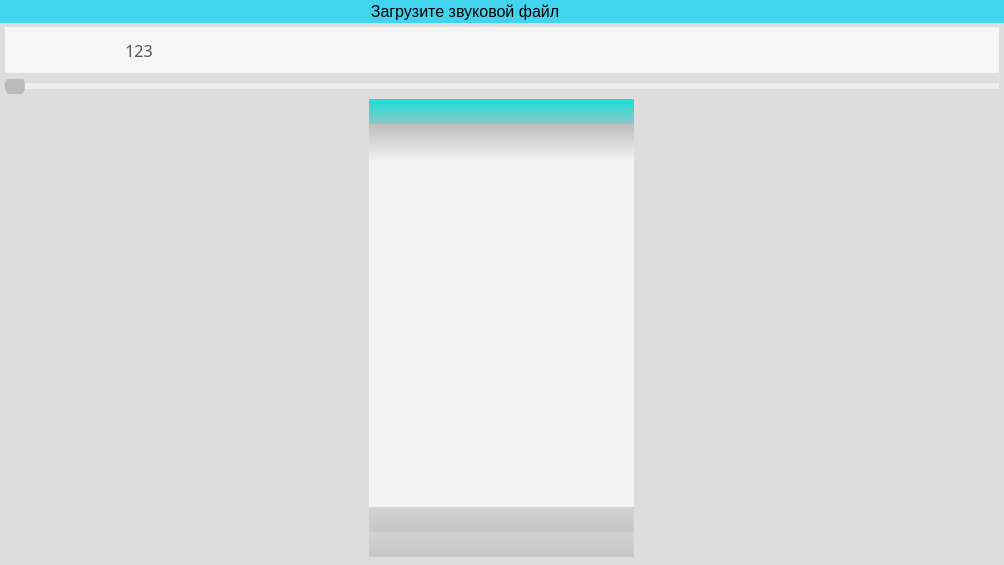
<?xml version="1.0" encoding="UTF-8"?>
<ui version="4.0">
 <class>Form</class>
 <widget class="QWidget" name="Form">
  <property name="geometry">
   <rect>
    <x>0</x>
    <y>0</y>
    <width>1004</width>
    <height>565</height>
   </rect>
  </property>
  <property name="minimumSize">
   <size>
    <width>1004</width>
    <height>565</height>
   </size>
  </property>
  <property name="maximumSize">
   <size>
    <width>1004</width>
    <height>565</height>
   </size>
  </property>
  <property name="font">
   <font>
    <family>RobotoDraft,Helvetica Neue,Helvetica,Arial</family>
   </font>
  </property>
  <property name="mouseTracking">
   <bool>false</bool>
  </property>
  <property name="windowTitle">
   <string>Beat Beat Beat</string>
  </property>
  <property name="styleSheet">
   <string notr="true">background-color:#ddd;
font-family: RobotoDraft, 'Helvetica Neue', Helvetica, Arial;</string>
  </property>
  <layout class="QVBoxLayout" name="verticalLayout_4">
   <property name="spacing">
    <number>0</number>
   </property>
   <property name="margin">
    <number>0</number>
   </property>
   <item>
    <widget class="QWidget" name="top_2" native="true">
     <property name="styleSheet">
      <string notr="true">QWidget{
background-color: rgb(66, 211, 239);
border: none;

}
QPushButton{
  border: none;
}

QPushButton:hover{
  background-color:rgba(255, 255, 255, 70);
}</string>
     </property>
     <layout class="QHBoxLayout" name="top">
      <property name="spacing">
       <number>0</number>
      </property>
      <property name="margin">
       <number>0</number>
      </property>
      <item>
       <widget class="QLabel" name="title_window_label">
        <property name="minimumSize">
         <size>
          <width>0</width>
          <height>23</height>
         </size>
        </property>
        <property name="sizeIncrement">
         <size>
          <width>0</width>
          <height>20</height>
         </size>
        </property>
        <property name="font">
         <font>
          <family>Helvetica</family>
          <pointsize>-1</pointsize>
         </font>
        </property>
        <property name="mouseTracking">
         <bool>true</bool>
        </property>
        <property name="styleSheet">
         <string notr="true">font-size: 16px;
font-family: 'Helvetica';</string>
        </property>
        <property name="text">
         <string>Загрузите звуковой файл</string>
        </property>
        <property name="alignment">
         <set>Qt::AlignCenter</set>
        </property>
       </widget>
      </item>
      <item>
       <widget class="QPushButton" name="fullscreen_button">
        <property name="sizePolicy">
         <sizepolicy hsizetype="Minimum" vsizetype="Fixed">
          <horstretch>0</horstretch>
          <verstretch>0</verstretch>
         </sizepolicy>
        </property>
        <property name="minimumSize">
         <size>
          <width>37</width>
          <height>23</height>
         </size>
        </property>
        <property name="maximumSize">
         <size>
          <width>20</width>
          <height>20</height>
         </size>
        </property>
        <property name="styleSheet">
         <string notr="true"/>
        </property>
        <property name="text">
         <string/>
        </property>
        <property name="icon">
         <iconset resource="ico/material.qrc">
          <normaloff>:/fullscreen_black/ic_fullscreen_black_48dp.png</normaloff>:/fullscreen_black/ic_fullscreen_black_48dp.png</iconset>
        </property>
       </widget>
      </item>
      <item>
       <widget class="QPushButton" name="exit_button">
        <property name="sizePolicy">
         <sizepolicy hsizetype="Fixed" vsizetype="Fixed">
          <horstretch>0</horstretch>
          <verstretch>0</verstretch>
         </sizepolicy>
        </property>
        <property name="minimumSize">
         <size>
          <width>37</width>
          <height>23</height>
         </size>
        </property>
        <property name="maximumSize">
         <size>
          <width>20</width>
          <height>20</height>
         </size>
        </property>
        <property name="sizeIncrement">
         <size>
          <width>0</width>
          <height>0</height>
         </size>
        </property>
        <property name="styleSheet">
         <string notr="true"/>
        </property>
        <property name="text">
         <string/>
        </property>
        <property name="icon">
         <iconset resource="ico/material.qrc">
          <normaloff>:/close_black/ic_close_black_48dp.png</normaloff>:/close_black/ic_close_black_48dp.png</iconset>
        </property>
       </widget>
      </item>
     </layout>
    </widget>
   </item>
   <item>
    <layout class="QVBoxLayout" name="verticalLayout">
     <property name="spacing">
      <number>6</number>
     </property>
     <property name="leftMargin">
      <number>5</number>
     </property>
     <property name="topMargin">
      <number>4</number>
     </property>
     <property name="rightMargin">
      <number>5</number>
     </property>
     <property name="bottomMargin">
      <number>5</number>
     </property>
     <item>
      <layout class="QHBoxLayout" name="horizontalLayout_2">
       <property name="spacing">
        <number>0</number>
       </property>
       <property name="sizeConstraint">
        <enum>QLayout::SetMaximumSize</enum>
       </property>
       <item>
        <widget class="QWidget" name="horizontalWidget_3" native="true">
         <property name="styleSheet">
          <string notr="true">QWidget{
background: #f6f6f6;
}

QPushButton:hover{
	background: rgba(255,255,255,255)
}</string>
         </property>
         <layout class="QHBoxLayout" name="horizontalLayout_3">
          <property name="margin">
           <number>0</number>
          </property>
          <item>
           <widget class="QPushButton" name="play_pause_button">
            <property name="enabled">
             <bool>false</bool>
            </property>
            <property name="sizePolicy">
             <sizepolicy hsizetype="Minimum" vsizetype="Minimum">
              <horstretch>0</horstretch>
              <verstretch>0</verstretch>
             </sizepolicy>
            </property>
            <property name="minimumSize">
             <size>
              <width>46</width>
              <height>0</height>
             </size>
            </property>
            <property name="font">
             <font>
              <family>RobotoDraft,Helvetica Neue,Helvetica,Arial</family>
             </font>
            </property>
            <property name="autoFillBackground">
             <bool>false</bool>
            </property>
            <property name="styleSheet">
             <string notr="true">/*
border: none;
width: 100px;
height: 25px;
background-color: rgb(210, 210, 210);
*/


border: none;</string>
            </property>
            <property name="text">
             <string/>
            </property>
            <property name="icon">
             <iconset resource="ico/material.qrc">
              <normaloff>:/color/ic_play_circle_fill_color_48dp.png</normaloff>:/color/ic_play_circle_fill_color_48dp.png</iconset>
            </property>
            <property name="iconSize">
             <size>
              <width>30</width>
              <height>30</height>
             </size>
            </property>
            <property name="autoRepeat">
             <bool>false</bool>
            </property>
           </widget>
          </item>
          <item>
           <widget class="QPushButton" name="open_file_button">
            <property name="sizePolicy">
             <sizepolicy hsizetype="Preferred" vsizetype="Minimum">
              <horstretch>0</horstretch>
              <verstretch>0</verstretch>
             </sizepolicy>
            </property>
            <property name="minimumSize">
             <size>
              <width>46</width>
              <height>30</height>
             </size>
            </property>
            <property name="font">
             <font>
              <family>RobotoDraft,Helvetica Neue,Helvetica,Arial</family>
             </font>
            </property>
            <property name="styleSheet">
             <string notr="true">color: #555;
border: none;</string>
            </property>
            <property name="text">
             <string/>
            </property>
            <property name="icon">
             <iconset resource="ico/material.qrc">
              <normaloff>:/folder_open_grey/ic_folder_open_grey600_48dp.png</normaloff>:/folder_open_grey/ic_folder_open_grey600_48dp.png</iconset>
            </property>
            <property name="iconSize">
             <size>
              <width>30</width>
              <height>30</height>
             </size>
            </property>
           </widget>
          </item>
          <item>
           <widget class="QPushButton" name="time_of_track_label">
            <property name="sizePolicy">
             <sizepolicy hsizetype="Preferred" vsizetype="Minimum">
              <horstretch>0</horstretch>
              <verstretch>0</verstretch>
             </sizepolicy>
            </property>
            <property name="minimumSize">
             <size>
              <width>80</width>
              <height>0</height>
             </size>
            </property>
            <property name="font">
             <font>
              <family>RobotoDraft,Helvetica Neue,Helvetica,Arial</family>
              <pointsize>12</pointsize>
             </font>
            </property>
            <property name="styleSheet">
             <string notr="true">
QPushButton{
  color: #555;
  height: 26px;
  width: 60px;
  border: none;
  padding-left: -20px;
}

QPushButton:hover{
  background: rgba(255,255,255,0)
}</string>
            </property>
            <property name="text">
             <string>123</string>
            </property>
            <property name="icon">
             <iconset resource="ico/material.qrc">
              <normaloff>:/time/ic_access_time_gray_48dp.png</normaloff>:/time/ic_access_time_gray_48dp.png</iconset>
            </property>
            <property name="iconSize">
             <size>
              <width>30</width>
              <height>30</height>
             </size>
            </property>
           </widget>
          </item>
         </layout>
        </widget>
       </item>
       <item>
        <widget class="QWidget" name="horizontalWidget_3" native="true">
         <property name="sizePolicy">
          <sizepolicy hsizetype="Preferred" vsizetype="Preferred">
           <horstretch>0</horstretch>
           <verstretch>0</verstretch>
          </sizepolicy>
         </property>
         <property name="styleSheet">
          <string notr="true">QWidget{
background: #f6f6f6;
}
QLabel{
font-size: 15px;
color: rgb(131, 131, 131);
border: none;

}
QLabel:hover{
color: rgb(101, 101, 101);
}</string>
         </property>
         <layout class="QHBoxLayout" name="horizontalLayout_5">
          <property name="rightMargin">
           <number>25</number>
          </property>
          <item>
           <spacer name="verticalSpacer">
            <property name="orientation">
             <enum>Qt::Vertical</enum>
            </property>
            <property name="sizeType">
             <enum>QSizePolicy::Fixed</enum>
            </property>
            <property name="sizeHint" stdset="0">
             <size>
              <width>10</width>
              <height>28</height>
             </size>
            </property>
           </spacer>
          </item>
          <item>
           <spacer name="horizontalSpacer_2">
            <property name="orientation">
             <enum>Qt::Horizontal</enum>
            </property>
            <property name="sizeHint" stdset="0">
             <size>
              <width>10</width>
              <height>20</height>
             </size>
            </property>
           </spacer>
          </item>
          <item>
           <layout class="QHBoxLayout" name="labels_layout">
            <property name="spacing">
             <number>10</number>
            </property>
            <property name="sizeConstraint">
             <enum>QLayout::SetMaximumSize</enum>
            </property>
           </layout>
          </item>
         </layout>
        </widget>
       </item>
       <item>
        <widget class="QWidget" name="horizontalWidget_3" native="true">
         <property name="styleSheet">
          <string notr="true">QWidget{
background: #f6f6f6;
}

QPushButton:hover{
	background: rgba(255,255,255,255)
}</string>
         </property>
         <layout class="QHBoxLayout" name="horizontalLayout_4">
          <property name="spacing">
           <number>6</number>
          </property>
          <property name="margin">
           <number>0</number>
          </property>
          <item>
           <widget class="QPushButton" name="add_label_button">
            <property name="sizePolicy">
             <sizepolicy hsizetype="Fixed" vsizetype="Minimum">
              <horstretch>0</horstretch>
              <verstretch>0</verstretch>
             </sizepolicy>
            </property>
            <property name="minimumSize">
             <size>
              <width>46</width>
              <height>0</height>
             </size>
            </property>
            <property name="styleSheet">
             <string notr="true">color: #555;
height: 26px;
border: none;</string>
            </property>
            <property name="text">
             <string/>
            </property>
            <property name="icon">
             <iconset resource="ico/material.qrc">
              <normaloff>:/color/ic_note_add_color_48dp.png</normaloff>:/color/ic_note_add_color_48dp.png</iconset>
            </property>
            <property name="iconSize">
             <size>
              <width>30</width>
              <height>30</height>
             </size>
            </property>
           </widget>
          </item>
          <item>
           <widget class="QPushButton" name="del_label_button">
            <property name="sizePolicy">
             <sizepolicy hsizetype="Fixed" vsizetype="Minimum">
              <horstretch>0</horstretch>
              <verstretch>0</verstretch>
             </sizepolicy>
            </property>
            <property name="minimumSize">
             <size>
              <width>46</width>
              <height>0</height>
             </size>
            </property>
            <property name="styleSheet">
             <string notr="true">QPushButton{
  color: #555 ;
  height: 26px;
  border: none;
}
QPushButton:hover{
Url: url(:/color/ic_delete_color_48dp_hover.png);
}</string>
            </property>
            <property name="text">
             <string/>
            </property>
            <property name="icon">
             <iconset resource="ico/material.qrc">
              <normaloff>:/color/ic_delete_color_48dp.png</normaloff>:/color/ic_delete_color_48dp.png</iconset>
            </property>
            <property name="iconSize">
             <size>
              <width>30</width>
              <height>30</height>
             </size>
            </property>
           </widget>
          </item>
         </layout>
        </widget>
       </item>
      </layout>
     </item>
     <item>
      <widget class="QSlider" name="track_slider">
       <property name="styleSheet">
        <string notr="true">QSlider::groove:horizontal {
background: #777;
height: 6px;
}

QSlider::add-page:horizontal {
background: #eee;
height: 10px;
}

QSlider::handle:horizontal {
background: #bbb;
width: 20px;
height: 20px;
margin-top: -8px;
margin-bottom: -8px;
border-radius: 10px;
}

QSlider::handle:horizontal:hover {
background: #aaa;
}

QSlider::sub-page:horizontal:disabled {
background: #eee;
border-color: #999;
}

QSlider::add-page:horizontal:disabled {
background: #eee;
border-color: #999;
}

QSlider::handle:horizontal:disabled {
background: #eee;
}</string>
       </property>
       <property name="maximum">
        <number>100000</number>
       </property>
       <property name="tracking">
        <bool>false</bool>
       </property>
       <property name="orientation">
        <enum>Qt::Horizontal</enum>
       </property>
       <property name="tickPosition">
        <enum>QSlider::NoTicks</enum>
       </property>
      </widget>
     </item>
    </layout>
   </item>
   <item>
    <layout class="QHBoxLayout" name="center" stretch="0,2">
     <property name="spacing">
      <number>8</number>
     </property>
     <property name="sizeConstraint">
      <enum>QLayout::SetMinimumSize</enum>
     </property>
     <property name="leftMargin">
      <number>5</number>
     </property>
     <property name="topMargin">
      <number>0</number>
     </property>
     <property name="rightMargin">
      <number>5</number>
     </property>
     <property name="bottomMargin">
      <number>8</number>
     </property>
     <item>
      <layout class="QVBoxLayout" name="plots_layout">
       <property name="spacing">
        <number>8</number>
       </property>
       <property name="rightMargin">
        <number>0</number>
       </property>
      </layout>
     </item>
     <item>
      <layout class="QVBoxLayout" name="editors">
       <property name="spacing">
        <number>25</number>
       </property>
       <property name="bottomMargin">
        <number>0</number>
       </property>
       <item>
        <widget class="QToolBox" name="toolBox">
         <property name="sizePolicy">
          <sizepolicy hsizetype="Fixed" vsizetype="Minimum">
           <horstretch>0</horstretch>
           <verstretch>0</verstretch>
          </sizepolicy>
         </property>
         <property name="minimumSize">
          <size>
           <width>265</width>
           <height>0</height>
          </size>
         </property>
         <property name="maximumSize">
          <size>
           <width>265</width>
           <height>16777215</height>
          </size>
         </property>
         <property name="cursor">
          <cursorShape>PointingHandCursor</cursorShape>
         </property>
         <property name="styleSheet">
          <string notr="true">QAbstractButton{
color: #555;
height: 26px;
width: 60px;
background-color: #ddd;
border: none;

}
 QToolBox::tab {
  background-color: qlineargradient(spread:reflect, x1:1, y1:0, x2:1, y2:1, stop:0 rgba(210, 210, 210, 255), stop:1 rgba(198, 198, 198, 255))
 }

 QToolBox::tab:selected { /* italicize selected tabs */
	background-color:  qlineargradient(spread:reflect, x1:1, y1:0, x2:1, y2:1, stop:0.125 rgba(38, 220, 214, 255), stop:1 rgba(138, 200, 200, 255))
}</string>
         </property>
         <property name="frameShape">
          <enum>QFrame::NoFrame</enum>
         </property>
         <property name="frameShadow">
          <enum>QFrame::Plain</enum>
         </property>
         <property name="lineWidth">
          <number>0</number>
         </property>
         <property name="currentIndex">
          <number>0</number>
         </property>
         <property name="tabSpacing">
          <number>0</number>
         </property>
         <widget class="QWidget" name="page_5">
          <property name="geometry">
           <rect>
            <x>0</x>
            <y>0</y>
            <width>265</width>
            <height>374</height>
           </rect>
          </property>
          <attribute name="icon">
           <iconset resource="ico/material.qrc">
            <normaloff>:/numbers/ic_filter_1_grey600_48dp.png</normaloff>:/numbers/ic_filter_1_grey600_48dp.png</iconset>
          </attribute>
          <attribute name="label">
           <string/>
          </attribute>
          <layout class="QVBoxLayout" name="verticalLayout_11">
           <property name="spacing">
            <number>0</number>
           </property>
           <property name="margin">
            <number>0</number>
           </property>
           <item>
            <widget class="QPlainTextEdit" name="text_program_0">
             <property name="sizePolicy">
              <sizepolicy hsizetype="Minimum" vsizetype="Minimum">
               <horstretch>0</horstretch>
               <verstretch>0</verstretch>
              </sizepolicy>
             </property>
             <property name="font">
              <font>
               <family>Consolas</family>
               <pointsize>11</pointsize>
              </font>
             </property>
             <property name="styleSheet">
              <string notr="true">    QScrollBar:vertical {
        border: none;
        background: #eee;
        width: 12px;
    }
    QScrollBar::handle:vertical {
        background: #e0e0e0;
        min-height: 20px;
    }

    QScrollBar:horizontal {
        border: none;
        background: #eee;
        height: 12px;
    }
    QScrollBar::handle:horizontal {
        background: #e0e0e0;
        min-width: 20px;
    }

QPlainTextEdit{
  font-family:'Consolas';
  color: #333;
	background-color: qlineargradient(spread:reflect, x1:0, y1:0.642, x2:0, y2:0, stop:0.847458 rgba(243, 243, 243, 255), stop:1 rgba(189, 189, 189, 255));
  /*border-top: 2px solid rgb(180, 180, 180);*/
  }</string>
             </property>
             <property name="frameShape">
              <enum>QFrame::NoFrame</enum>
             </property>
             <property name="frameShadow">
              <enum>QFrame::Plain</enum>
             </property>
             <property name="lineWidth">
              <number>0</number>
             </property>
             <property name="verticalScrollBarPolicy">
              <enum>Qt::ScrollBarAsNeeded</enum>
             </property>
             <property name="horizontalScrollBarPolicy">
              <enum>Qt::ScrollBarAsNeeded</enum>
             </property>
             <property name="lineWrapMode">
              <enum>QPlainTextEdit::NoWrap</enum>
             </property>
             <property name="plainText">
              <string/>
             </property>
            </widget>
           </item>
          </layout>
         </widget>
         <widget class="QWidget" name="page_7">
          <property name="geometry">
           <rect>
            <x>0</x>
            <y>0</y>
            <width>265</width>
            <height>374</height>
           </rect>
          </property>
          <attribute name="icon">
           <iconset resource="ico/material.qrc">
            <normaloff>:/numbers/ic_filter_2_grey600_48dp.png</normaloff>:/numbers/ic_filter_2_grey600_48dp.png</iconset>
          </attribute>
          <attribute name="label">
           <string/>
          </attribute>
          <layout class="QVBoxLayout" name="verticalLayout_13">
           <property name="spacing">
            <number>0</number>
           </property>
           <property name="margin">
            <number>0</number>
           </property>
           <item>
            <widget class="QPlainTextEdit" name="text_program_1">
             <property name="font">
              <font>
               <family>Consolas</family>
               <pointsize>11</pointsize>
              </font>
             </property>
             <property name="styleSheet">
              <string notr="true">    QScrollBar:vertical {
        border: none;
        background: #eee;
        width: 12px;
    }
    QScrollBar::handle:vertical {
        background: #e0e0e0;
        min-height: 20px;
    }

    QScrollBar:horizontal {
        border: none;
        background: #eee;
        height: 12px;
    }
    QScrollBar::handle:horizontal {
        background: #e0e0e0;
        min-width: 20px;
    }

QPlainTextEdit{
  font-family:'Consolas';
  color: #333;
	background-color: qlineargradient(spread:reflect, x1:0, y1:0.642, x2:0, y2:0, stop:0.847458 rgba(243, 243, 243, 255), stop:1 rgba(200, 200, 200, 255));
  }</string>
             </property>
             <property name="frameShape">
              <enum>QFrame::NoFrame</enum>
             </property>
             <property name="frameShadow">
              <enum>QFrame::Plain</enum>
             </property>
             <property name="lineWidth">
              <number>0</number>
             </property>
             <property name="verticalScrollBarPolicy">
              <enum>Qt::ScrollBarAsNeeded</enum>
             </property>
             <property name="horizontalScrollBarPolicy">
              <enum>Qt::ScrollBarAsNeeded</enum>
             </property>
             <property name="lineWrapMode">
              <enum>QPlainTextEdit::NoWrap</enum>
             </property>
             <property name="plainText">
              <string/>
             </property>
            </widget>
           </item>
          </layout>
         </widget>
         <widget class="QWidget" name="page_6">
          <property name="geometry">
           <rect>
            <x>0</x>
            <y>0</y>
            <width>265</width>
            <height>374</height>
           </rect>
          </property>
          <attribute name="icon">
           <iconset resource="ico/material.qrc">
            <normaloff>:/numbers/ic_filter_3_grey600_48dp.png</normaloff>:/numbers/ic_filter_3_grey600_48dp.png</iconset>
          </attribute>
          <attribute name="label">
           <string/>
          </attribute>
          <layout class="QVBoxLayout" name="verticalLayout_12">
           <property name="spacing">
            <number>0</number>
           </property>
           <property name="margin">
            <number>0</number>
           </property>
           <item>
            <widget class="QPlainTextEdit" name="text_program_2">
             <property name="sizePolicy">
              <sizepolicy hsizetype="Minimum" vsizetype="Minimum">
               <horstretch>0</horstretch>
               <verstretch>0</verstretch>
              </sizepolicy>
             </property>
             <property name="font">
              <font>
               <family>Consolas</family>
               <pointsize>11</pointsize>
              </font>
             </property>
             <property name="styleSheet">
              <string notr="true">    QScrollBar:vertical {
        border: none;
        background: #ddd;
        width: 12px;
    }
    QScrollBar::handle:vertical {
        background: #ccc;
        min-height: 20px;
    }

    QScrollBar:horizontal {
        border: none;
        background: #ddd;
        height: 12px;
    }
    QScrollBar::handle:horizontal {
        background: #ccc;
        min-width: 20px;
    }

QPlainTextEdit{
  font-family:'Consolas';
  color: #333;
	background-color: qlineargradient(spread:reflect, x1:0, y1:0.642, x2:0, y2:0, stop:0.847458 rgba(243, 243, 243, 255), stop:1 rgba(189, 189, 189, 255));
  }</string>
             </property>
             <property name="frameShape">
              <enum>QFrame::NoFrame</enum>
             </property>
             <property name="frameShadow">
              <enum>QFrame::Plain</enum>
             </property>
             <property name="lineWidth">
              <number>0</number>
             </property>
             <property name="verticalScrollBarPolicy">
              <enum>Qt::ScrollBarAsNeeded</enum>
             </property>
             <property name="horizontalScrollBarPolicy">
              <enum>Qt::ScrollBarAsNeeded</enum>
             </property>
             <property name="lineWrapMode">
              <enum>QPlainTextEdit::NoWrap</enum>
             </property>
             <property name="plainText">
              <string/>
             </property>
            </widget>
           </item>
          </layout>
         </widget>
        </widget>
       </item>
      </layout>
     </item>
    </layout>
   </item>
  </layout>
 </widget>
 <resources>
  <include location="ico/material.qrc"/>
 </resources>
 <connections/>
</ui>
